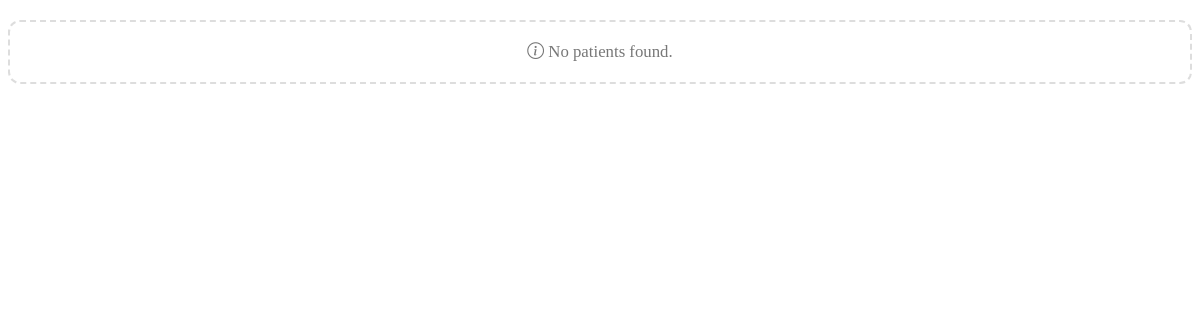
The page /doctor/patients-fragment/ (signed in) on the database as committed earlier.
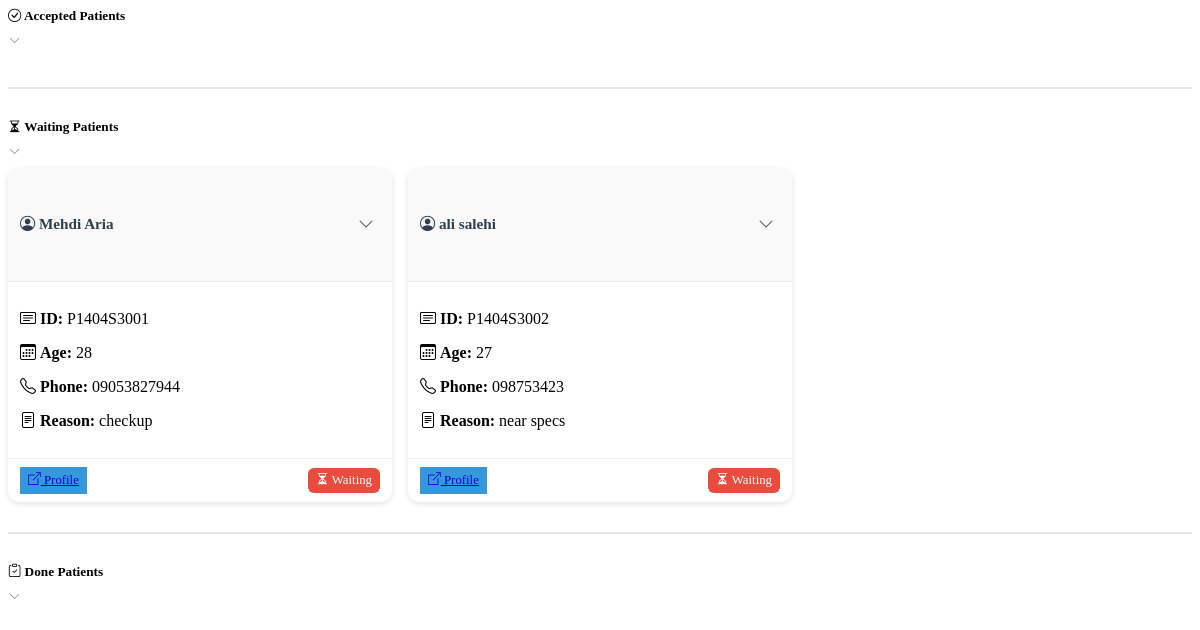
The same page on the database as committed later.
### secretary/models.py (models this page shows, shortened)
class Patient(models.Model):
    STATUS_CHOICES = [
        ("waiting", "Waiting (Secretary list)"),
        ("accepted", "Accepted (Doctor list)"),
        ("done", "Done (Removed from both lists)"),
    ]
    patient_id = models.CharField(max_length=20, unique=True, editable=False)
    name = models.CharField(max_length=100)
    phone = models.CharField(max_length=15, blank=True, null=True)
    dob = models.CharField(max_length=10, null=True, blank=True)  # ✅ Jalali DOB stored as string (YYYY/MM/DD)
    age = models.PositiveIntegerField()
    gender = models.CharField(max_length=1, choices=[('M', 'Male'), ('F', 'Female')])
    melli_code = models.CharField(max_length=10, unique=True, blank=True, null=True)
    email=models.CharField(max_length=100, blank=True, null=True)
    reason = models.TextField()
    status = models.CharField(max_length=20, choices=STATUS_CHOICES, default='waiting')
    updated_date = models.DateTimeField(auto_now=True)
    created_at = models.DateTimeField(default=timezone.now)

### doctor/views.py (the view)
# urls.py: path('patients-fragment/', views.patients_fragment, name='patients_fragment'),
@permission_required('doctor.view_patient', raise_exception=True)
def patients_fragment(request):
    today = timezone.localdate()  # YYYY-MM-DD
    patients = Patient.objects.filter(updated_date__date=today)
    return render(request, 'doctor/patients_list.html', {'patients': patients})

### core/context_processors.py (called while the page is built)
def site_settings(request):
    settings = SiteSetting.objects.first()
    return {"site_settings": settings}

### doctor/templates/doctor/patients_list.html (shortened to what this page needs)
{% if patients %}
  <div class="patient-section accepted">
    <h5 class="section-title text-success"><i class="bi bi-check-circle"></i> Accepted Patients</h5>
    <button class="toggle-btn" onclick="invisible_accepted()">
      <i class="bi bi-chevron-down" style="color:gray"></i>
    </button>
  </div>
  <hr class="section-divider">
  <div class="patient-section waiting-out">
    <h5 class="section-title text-warning"><i class="bi bi-hourglass-split"></i> Waiting Patients</h5>
    <button class="toggle-btn" onclick="invisible_waitingout()">
      <i class="bi bi-chevron-down" style="color:gray"></i>
    </button>
    <div class="patients-grid">
      {% for patient in patients %}
        {% if patient.status == 'waiting_out' %}
          <div class="patient-card">
            <div class="card-header d-flex justify-content-between align-items-center">
              <h6 class="card-title mb-0"><i class="bi bi-person-circle"></i> {{ patient.name }}</h6>
              <button class="btn btn-sm collapse-btn" type="button" data-bs-toggle="collapse" data-bs-target="#waiting-{{ patient.patient_id }}" aria-expanded="true" aria-controls="waiting-{{ patient.patient_id }}">
                <i class="bi bi-chevron-down"></i>
              </button>
            </div>
            <div id="waiting-{{ patient.patient_id }}" class="collapse show waiting-out">
              <div class="card-body">
                <p class="mb-1"><i class="bi bi-card-text"></i> <strong>ID:</strong> {{ patient.patient_id }}</p>
                <p class="mb-1"><i class="bi bi-calendar3"></i> <strong>Age:</strong> {{ patient.age }}</p>
                {% if patient.phone %}
                  <p class="mb-1"><i class="bi bi-telephone"></i> <strong>Phone:</strong> {{ patient.phone }}</p>
                {% endif %}
                <p class="text-muted small mb-0"><i class="bi bi-file-text"></i> <strong>Reason:</strong> {{ patient.reason }}</p>
              </div>
              <div class="card-footer d-flex justify-content-between">
                <a class="btn btn-sm btn-primary" href="{% url 'doctor:patient_profile' patient.patient_id %}">
                  <i class="bi bi-box-arrow-up-right"></i> Profile
                </a>
                <a class="btn btn-sm status-btn waiting">
                  <i class="bi bi-hourglass-split"></i> Waiting
                </a>
              </div>
            </div>
          </div>
        {% endif %}
      {% endfor %}
    </div>
  </div>
  <hr class="section-divider">
  <div class="patient-section done">
    <h5 class="section-title text-secondary"><i class="bi bi-clipboard-check"></i> Done Patients</h5>
    <button class="toggle-btn" onclick="invisible_done()">
      <i class="bi bi-chevron-down" style="color:gray"></i>
    </button>
  </div>
{% else %}
  <div class="empty-state"><i class="bi bi-info-circle"></i> No patients found.</div>
{% endif %}
<link rel="stylesheet" href="https://cdn.jsdelivr.net/npm/bootstrap-icons@1.11.1/font/bootstrap-icons.css">

### doctor/templates/doctor/patients_list.html (style rules this page uses)
.section-title { margin-bottom: 10px; font-weight: 600; }
.section-divider { border: none; border-top: 2px solid #e6e6e6; margin: 30px 0; }
.patients-grid { display: grid; grid-template-columns: repeat(3, 1fr); gap: 16px; align-items: start; }
.patient-card { background: #fff; border-radius: 12px; box-shadow: 0 2px 6px rgba(0,0,0,0.12); min-height: 180px; display: flex; flex-direction: column; justify-content: space-between; transition: transform .15s ease, box-shadow .15s ease; overflow: hidden; }
.card-header { padding: 12px; background: #f9f9f9; border-bottom: 1px solid #eee; display: flex; justify-content: space-between; align-items: center; }
.card-body { padding: 12px; }
.card-title { font-weight: 600; font-size: 0.95rem; color: #2c3e50; }
.card-footer { padding: 8px 12px; border-top: 1px solid #f0f0f0; display: flex; justify-content: space-between; align-items: center; background: #fff; }
.btn-primary { background: #3498db; border: none; font-size: 0.8rem; padding: 6px 8px; }
.status-btn { border: none; font-size: 0.8rem; padding: 5px 8px; border-radius: 6px; text-decoration: none; cursor: default; color: white; transition: opacity 0.2s ease; }
.status-btn.waiting { background-color: #e74c3c; }
.collapse-btn { border: none; background: none; color: #555; font-size: 1rem; cursor: pointer; transition: transform 0.2s ease; }
.collapse-btn[aria-expanded="true"] i { transform: rotate(180deg); }
.toggle-btn { width: 13px; height: 13px; border-radius: 50%; border:none; background-color: #fff; color: #fff; font-size: 0.7rem; display: flex; align-items: center; justify-content: center; cursor: pointer; margin-bottom: 10px; transition: transform 0.2s ease, background-color 0.2s ease; }

Rows that differ between the two databases and show on the page:
added Patient: name "Mehdi Aria", patient_id "P1404S3001", age "28", phone "09053827944", reason "checkup"
added Patient: name "ali salehi", patient_id "P1404S3002", age "27", phone "098753423", reason "near specs"
Other text that changed with them:
text no longer shown: "No patients found."
text now shown: "Accepted Patients Waiting Patients Done Patients"
